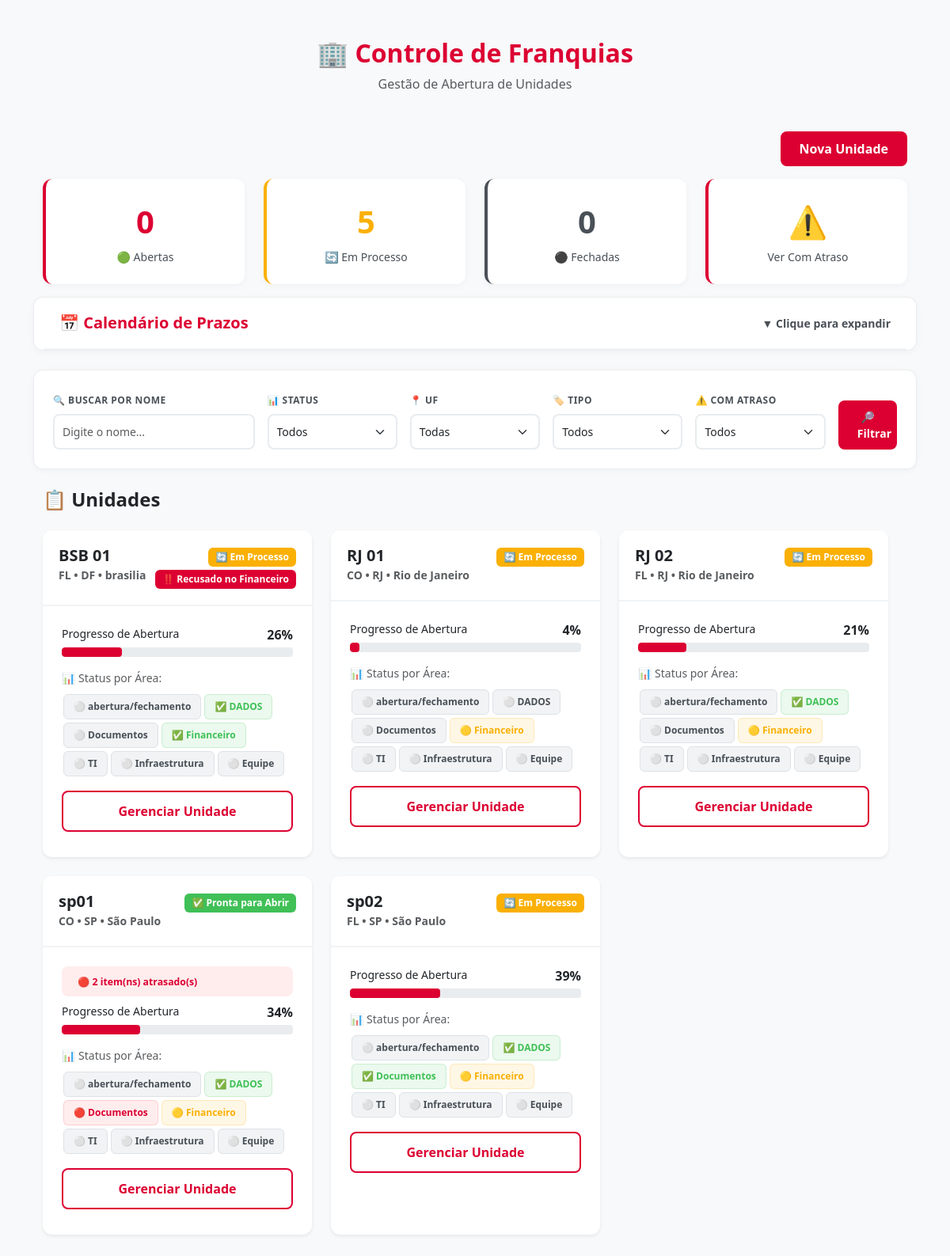
The page / on the database its author committed.
### App.py (models this page shows)
class Unidade(db.Model):
    id = db.Column(db.Integer, primary_key=True)
    nome = db.Column(db.String(100), nullable=False)
    cidade = db.Column(db.String(50), nullable=False)
    uf = db.Column(db.String(2), nullable=False)
    tipo = db.Column(db.String(10), nullable=False)
    status_unidade = db.Column(db.String(20), default="processo")
    checklist_status = db.Column(db.Text, default="{}")

### App.py (the view)
@app.route('/')
def index():
    filtro_status = request.args.get('status', '')
    filtro_uf = request.args.get('uf', '')
    filtro_tipo = request.args.get('tipo', '')
    filtro_atraso = request.args.get('atraso', '')
    busca_nome = request.args.get('busca', '')
    unidades = Unidade.query.order_by(Unidade.nome.asc()).all()
    unidades_filtradas = []
    for u in unidades:
        if filtro_status and u.status_unidade != filtro_status:
            continue
        if filtro_uf and u.uf != filtro_uf:
            continue
        if filtro_tipo and u.tipo != filtro_tipo:
            continue
        if filtro_atraso == 'sim':
            atrasados = verificar_atrasados(u.checklist_status)
            if not atrasados:
                continue
        if busca_nome and busca_nome.lower() not in u.nome.lower():
            continue
        unidades_filtradas.append(u)
    resumos = gerar_resumos(unidades_filtradas)
    unidades_info = []
    for u in unidades_filtradas:
        try:
            dados = json.loads(u.checklist_status) if u.checklist_status else {}
            total = sum(len(itens) for itens in CATEGORIAS_REQUISITOS.values())
            concluidos = 0
            for item_config in sum(CATEGORIAS_REQUISITOS.values(), []):
                item_nome = item_config['nome']
                info = dados.get(item_nome, {})
                if item_config['tipo'] == 'checkbox':
                    if isinstance(info, dict) and info.get('concluido', False):
                        concluidos += 1
                else:
                    if info and info != '':
                        concluidos += 1
            progresso = int((concluidos / total) * 100) if total > 0 else 0
        except:
            progresso = 0
        aprovacao_financeira = dados.get('Aprovação Financeira', 'pendente') if 'dados' in locals() else 'pendente'
        status_categorias = calcular_status_categorias(u.checklist_status, CATEGORIAS_REQUISITOS)
        atrasados = verificar_atrasados(u.checklist_status)
        unidades_info.append({
            'unidade': u,
            'progresso': progresso,
            'status_categorias': status_categorias,
            'atrasados': atrasados,
            'qtd_atrasados': len(atrasados),
            'aprovacao_financeira': aprovacao_financeira  # ← NOVO
        })
    todas_ufs = sorted(set(u.uf for u in Unidade.query.all()))
    todos_tipos = sorted(set(u.tipo for u in Unidade.query.all()))
    todos_prazos = classificar_prazos(unidades_filtradas, CATEGORIAS_REQUISITOS)
    return render_template('index.html',
                           unidades_info=unidades_info,
                           resumos=resumos,
                           tipos_unidade=TIPOS_UNIDADE,
                           status_unidade_opts=STATUS_UNIDADE,
                           filtro_status=filtro_status,
                           filtro_uf=filtro_uf,
                           filtro_tipo=filtro_tipo,
                           filtro_atraso=filtro_atraso,
                           busca_nome=busca_nome,
                           todas_ufs=todas_ufs,
                           todos_tipos=todos_tipos,
                           todos_prazos=todos_prazos)

### Templates/index.html (shortened to what this page needs)
<!DOCTYPE html>
<html lang="pt-br">
<head>
    <link href="https://cdn.jsdelivr.net/npm/bootstrap@5.3.0/dist/css/bootstrap.min.css" rel="stylesheet">
</head>
<body class="bg-light">
    <div class="container mt-5 mb-5">
        <div class="container mt-5 mb-5">
        <div class="text-center mb-5">
            <h1 style="color: var(--primary); font-weight: 700; font-size: 2em; margin-bottom: 0.5rem;">
                🏢 Controle de Franquias
            </h1>
            <p class="text-muted mb-0">
                Gestão de Abertura de Unidades
            </p>
        </div>
        <div class="d-flex justify-content-end mb-3">
            <a href="/adicionar" class="btn btn-primary">Nova Unidade</a>
        </div>
        <div class="row mb-4">
            <div class="col-md-3 col-6 mb-3">
                <div class="kpi-card">
                    <div class="kpi-number">{{ resumos.abertas }}</div>
                    <div class="kpi-label">🟢 Abertas</div>
                </div>
            </div>
            <div class="col-md-3 col-6 mb-3">
                <div class="kpi-card" style="border-left-color: var(--warning);">
                    <div class="kpi-number" style="color: var(--warning);">{{ resumos.em_processo }}</div>
                    <div class="kpi-label">🔄 Em Processo</div>
                </div>
            </div>
            <div class="col-md-3 col-6 mb-3">
                <div class="kpi-card" style="border-left-color: var(--gray-600);">
                    <div class="kpi-number" style="color: var(--gray-600);">{{ resumos.fechadas }}</div>
                    <div class="kpi-label">⚫ Fechadas</div>
                </div>
            </div>
            <div class="col-md-3 col-6 mb-3">
                <a href="?atraso=sim" class="text-decoration-none">
                    <div class="kpi-card" style="border-left-color: var(--danger); cursor: pointer;">
                        <div class="kpi-number" style="color: var(--danger);">⚠️</div>
                        <div class="kpi-label">Ver Com Atraso</div>
                    </div>
                </a>
            </div>
        <div class="card mb-4" style="border: 1px solid var(--gray-200);">
            <div class="card-header d-flex justify-content-between align-items-center"
                style="cursor: pointer; background: white; border-bottom: 2px solid var(--gray-100);"
                data-bs-toggle="collapse"
                data-bs-target="#calendarioContent">
                <h5 class="mb-0" style="color: var(--primary); font-weight: 600;">
                    📅 Calendário de Prazos
                </h5>
                <span style="color: var(--gray-600); font-size: 0.875em;">
                    ▼ Clique para expandir
                </span>
            </div>
        </div>
        <div class="filtro-card">
            <form method="GET" action="/">
                <div class="row g-3">
                    <div class="col-md-3">
                        <label class="filtro-label">🔍 Buscar por Nome</label>
                        <input type="text"
                               name="busca"
                               class="form-control form-control-sm"
                               value="{{ busca_nome }}"
                               placeholder="Digite o nome...">
                    </div>
                    <div class="col-md-2">
                        <label class="filtro-label">📊 Status</label>
                        <select name="status" class="form-select form-select-sm">
                            <option value="">Todos</option>
                        </select>
                    </div>
                    <div class="col-md-2">
                        <label class="filtro-label">📍 UF</label>
                        <select name="uf" class="form-select form-select-sm">
                            <option value="">Todas</option>
                        </select>
                    </div>
                    <div class="col-md-2">
                        <label class="filtro-label">🏷️ Tipo</label>
                        <select name="tipo" class="form-select form-select-sm">
                            <option value="">Todos</option>
                        </select>
                    </div>
                    <div class="col-md-2">
                        <label class="filtro-label">⚠️ Com Atraso</label>
                        <select name="atraso" class="form-select form-select-sm">
                            <option value="">Todos</option>
                        </select>
                    </div>
                    <div class="col-md-1 d-flex align-items-end gap-2">
                        <button type="submit" class="btn btn-primary btn-sm w-100">
                            🔎 Filtrar
                        </button>
                    </div>
                </div>
            </form>
        </div>
        <h4 class="mb-4 mt-4">📋 Unidades</h4>
        {% if unidades_info %}
        <div class="row">
            {% for info in unidades_info %}
            <div class="col-md-6 col-lg-4 mb-4">
                <div class="card shadow-sm h-100 border-{{ 'danger' if info.qtd_atrasados > 0 else 'light' }}">
                    <div class="card-header">
                        <div class="d-flex justify-content-between align-items-start">
                            <div>
                                <h5 class="mb-0">{{ info.unidade.nome }}</h5>
                                <small class="text-muted">{{ info.unidade.tipo }} • {{ info.unidade.uf }} • {{ info.unidade.cidade }}</small>
                            </div>
                            <div class="text-end">
                                <span class="badge bg-{{ status_unidade_opts[info.unidade.status_unidade]['class'] }}">
                                    {{ status_unidade_opts[info.unidade.status_unidade]['label'] }}
                                </span>
                                {% if info.aprovacao_financeira == 'recusado' %}
                                <br>
                                <span class="badge bg-danger mt-1" title="Aprovação Financeira Recusada">
                                    ‼️ Recusado no Financeiro
                                </span>
                                {% endif %}
                            </div>
                        </div>
                    </div>
                    <div class="card-body">
                        {% if info.qtd_atrasados > 0 %}
                        <div class="alert alert-danger py-2 mb-2">
                            <small>🔴 <strong>{{ info.qtd_atrasados }} item(ns) atrasado(s)</strong></small>
                        </div>
                        {% endif %}
                        <div class="mb-3">
                            <div class="d-flex justify-content-between mb-1">
                                <small>Progresso de Abertura</small>
                                <strong>{{ info.progresso }}%</strong>
                            </div>
                            <div class="progress" style="height: 12px;">
                                <div class="progress-bar bg-{{ 'success' if info.progresso == 100 else 'primary' }}"
                                     role="progressbar"
                                     style="width: {{ info.progresso }}%">
                                </div>
                            </div>
                        </div>
                        <div class="mb-3">
                            <small class="text-muted d-block mb-2">📊 Status por Área:</small>
                            <div class="d-flex flex-wrap">
                                {% for cat_nome, cat_info in info.status_categorias.items() %}
                                    {% if cat_info.status == 'concluido' %}
                                        <span class="categoria-indicator cat-concluido" title="{{ cat_nome }}: {{ cat_info.concluidos }}/{{ cat_info.total }}">
                                            ✅ {{ cat_nome.split(' ')[-1] }}
                                        </span>
                                    {% elif cat_info.status == 'atrasado' %}
                                        <span class="categoria-indicator cat-atrasado" title="{{ cat_nome }}: {{ cat_info.concluidos }}/{{ cat_info.total }}">
                                            🔴 {{ cat_nome.split(' ')[-1] }}
                                        </span>
                                    {% elif cat_info.status == 'andamento' %}
                                        <span class="categoria-indicator cat-andamento" title="{{ cat_nome }}: {{ cat_info.concluidos }}/{{ cat_info.total }}">
                                            🟡 {{ cat_nome.split(' ')[-1] }}
                                        </span>
                                    {% else %}
                                        <span class="categoria-indicator cat-pendente" title="{{ cat_nome }}: {{ cat_info.concluidos }}/{{ cat_info.total }}">
                                            ⚪ {{ cat_nome.split(' ')[-1] }}
                                        </span>
                                    {% endif %}
                                {% endfor %}
                            </div>
                        </div>
                        <a href="/gerenciar/{{ info.unidade.id }}"
                        class="btn btn-outline-primary w-100" style="box-shadow: none !important; outline: none !important;">
                            Gerenciar Unidade
                        </a>
                    </div>
                </div>
            </div>
            {% endfor %}
        </div>
        {% else %}
        <div class="alert alert-warning text-center">
            <h4>😕 Nenhuma unidade encontrada</h4>
            <p>Tente ajustar os filtros ou <a href="/">limpe todos os filtros</a>.</p>
        </div>
        {% endif %}
    </div>
</body>
</html>

### rows shown on the page
Unidade: unidade.nome "BSB 01", unidade.tipo "FL", unidade.uf "DF", unidade.cidade "brasilia", status_unidade "🔄 Em Processo"
Unidade: unidade.nome "RJ 01", unidade.tipo "CO", unidade.uf "RJ", unidade.cidade "Rio de Janeiro", status_unidade "🔄 Em Processo"
Unidade: unidade.nome "RJ 02", unidade.tipo "FL", unidade.uf "RJ", unidade.cidade "Rio de Janeiro", status_unidade "🔄 Em Processo"
Unidade: unidade.nome "sp01", unidade.tipo "CO", unidade.uf "SP", unidade.cidade "São Paulo", status_unidade "✅ Pronta para Abrir"
Unidade: unidade.nome "sp02", unidade.tipo "FL", unidade.uf "SP", unidade.cidade "São Paulo", status_unidade "🔄 Em Processo"

### other values the page prints
{{ resumos.abertas }} "0"
{{ resumos.em_processo }} "5"
{{ resumos.fechadas }} "0"
{{ info.progresso }} "26" "4" "21" "34" "39"
{{ cat_nome.split(' ')[-1] }} "abertura/fechamento" "Documentos" "TI" "Infraestrutura" "Equipe" "abertura/fechamento" "DADOS" "Documentos" "TI" "Infraestrutura" "Equipe" "abertura/fechamento" "Documentos" "TI" "Infraestrutura" "Equipe" "abertura/fechamento" "TI" "Infraestrutura" "Equipe" "abertura/fechamento" "TI" "Infraestrutura" "Equipe"
{{ cat_nome.split(' ')[-1] }} "DADOS" "Financeiro" "DADOS" "DADOS" "DADOS" "Documentos"
{{ cat_nome.split(' ')[-1] }} "Financeiro" "Financeiro" "Financeiro" "Financeiro"
{{ info.qtd_atrasados }} "2"
{{ cat_nome.split(' ')[-1] }} "Documentos"
